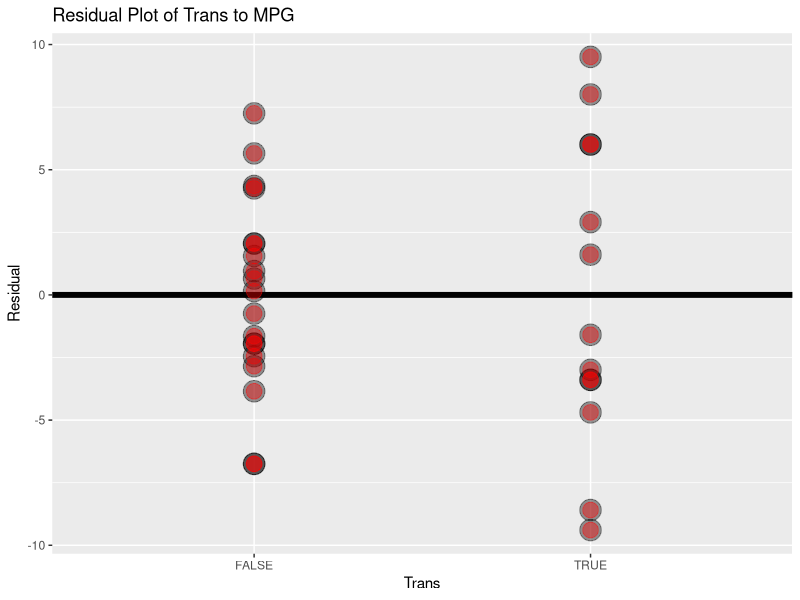
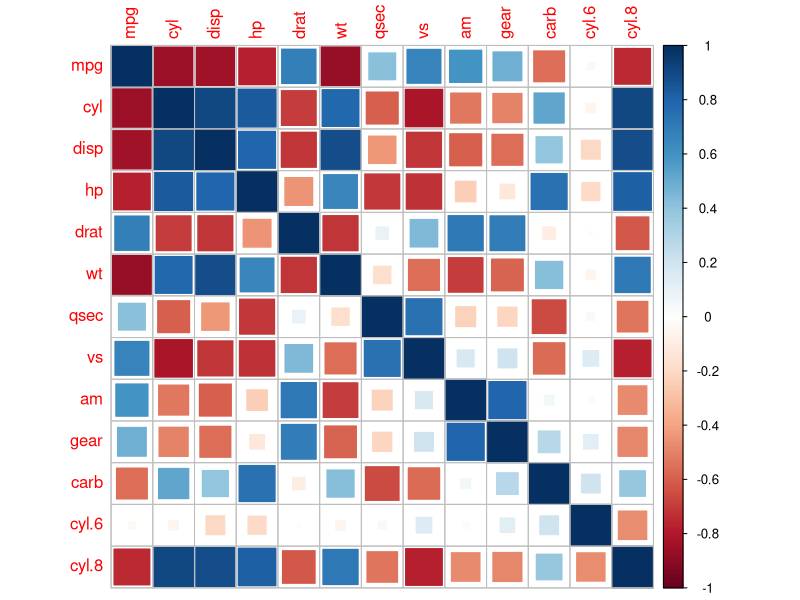
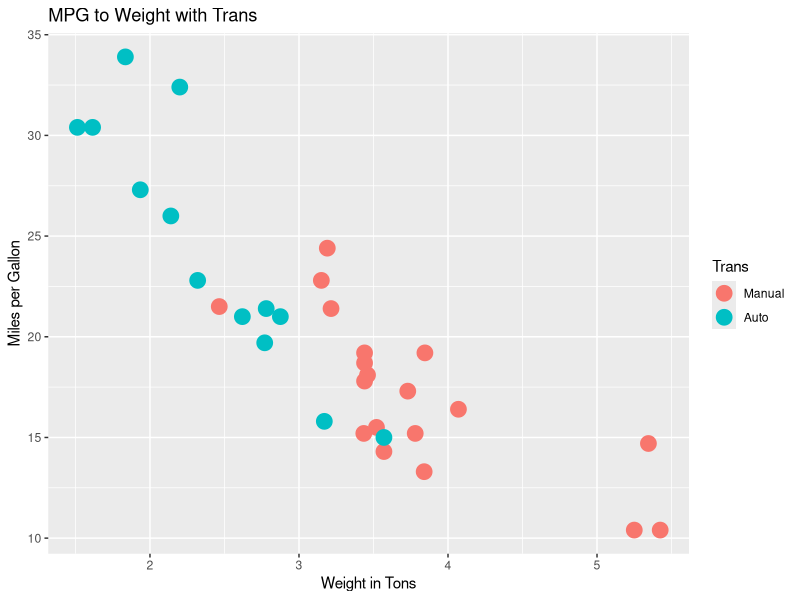
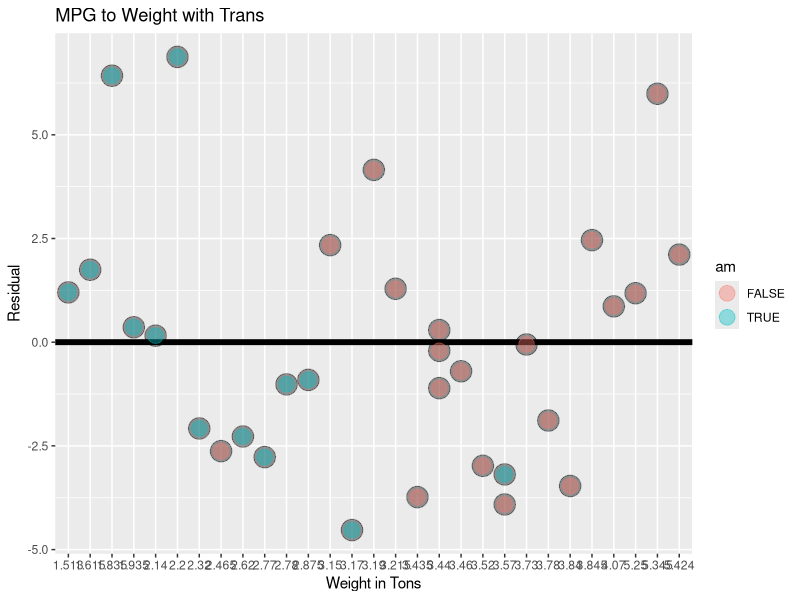
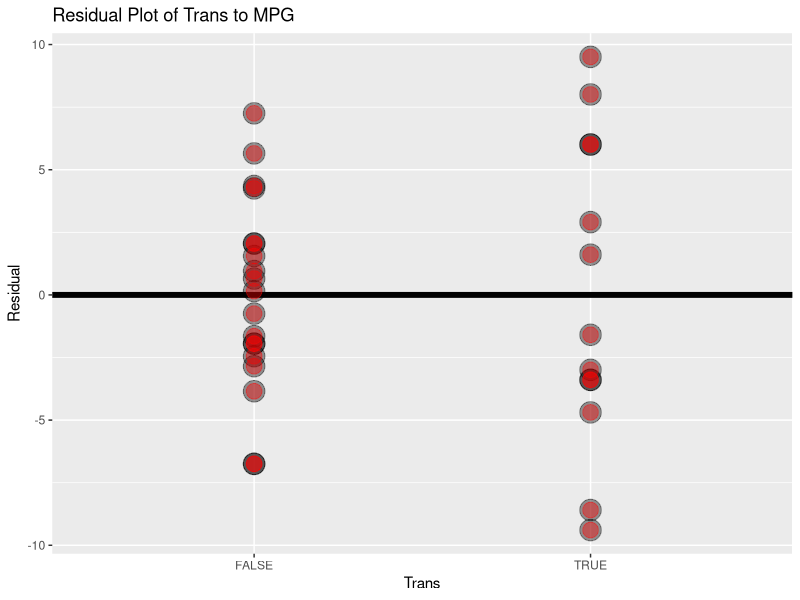
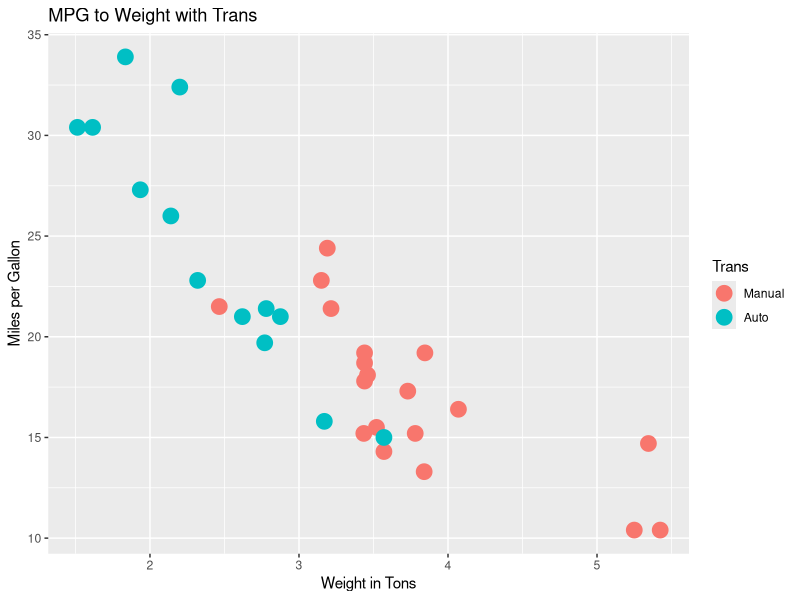

Source code (R) for these figures, in order:
## ---- chunk 1
knitr::opts_chunk$set(echo = TRUE)
library(stats)
library(ggplot2)
library(car)
library(corrplot)
## ---- chunk 2
data(mtcars)
mtcars<-mtcars
mtcars$am<-as.logical(mtcars$am)
mtcars$cyl.6<-as.logical(FALSE)
mtcars$cyl.6[ which(mtcars$cyl==6)]<-as.logical(TRUE)
mtcars$cyl.8<-as.logical(FALSE)
mtcars$cyl.8[ which(mtcars$cyl==8)]<-as.logical(TRUE)
## ---- chunk 3
summary(lm(mpg~am,mtcars))$coef
## ---- chunk 4
ggplot(data.frame(x=as.factor(mtcars$am), y=resid(lm(mpg~as.factor(am),mtcars))),
           aes(x=x,y=y))+
  geom_hline(yintercept = 0,size=2)+
  geom_point(size=7, colour="black", alpha=0.4)+
  geom_point(size=5,colour="red",alpha=0.4)+
  xlab("Trans")+ylab("Residual")+labs(title="Residual Plot of Trans to MPG")
## ---- chunk 5
corrplot(cor(mtcars),method="square")
## ---- chunk 6
summary((lm(mpg~am+wt,mtcars)))$coef
summary((lm(mpg~am+wt,mtcars)))$adj.r.squared
## ---- chunk 7
ggplot(mtcars, aes(wt, mpg))+
  geom_point(aes(col=as.factor(am)),size=5)+
  labs(title = "MPG to Weight with Trans",
       x="Weight in Tons",
       y="Miles per Gallon")+
  scale_colour_discrete(name="Trans",
                        labels=c("Manual","Auto"))

ggplot(data.frame(am=as.factor(mtcars$am),x=as.factor(mtcars$wt), y=resid(lm(mpg~wt+as.factor(am),mtcars))),
                 aes(x=x,y=y))+
  labs(title = "MPG to Weight with Trans",
       x="Weight in Tons",
       y="Miles per Gallon")+
  geom_hline(yintercept = 0,size=2)+
  geom_point(size=7, colour="black", alpha=0.4)+
  geom_point(size=5,alpha=0.4,aes(col=am))+
  xlab("Weight in Tons")+ylab("Residual")
## ---- chunk 8
# Resiual Trans to MPG
ggplot(data.frame(x=as.factor(mtcars$am), y=resid(lm(mpg~as.factor(am),mtcars))),
           aes(x=x,y=y))+
  geom_hline(yintercept = 0,size=2)+
  geom_point(size=7, colour="black", alpha=0.4)+
  geom_point(size=5,colour="red",alpha=0.4)+
  xlab("Trans")+ylab("Residual")+labs(title="Residual Plot of Trans to MPG")

# MPG to Weight with Trans
ggplot(mtcars, aes(wt, mpg))+
  geom_point(aes(col=as.factor(am)),size=5)+
  labs(title = "MPG to Weight with Trans",
       x="Weight in Tons",
       y="Miles per Gallon")+
  scale_colour_discrete(name="Trans",
                        labels=c("Manual","Auto"))
